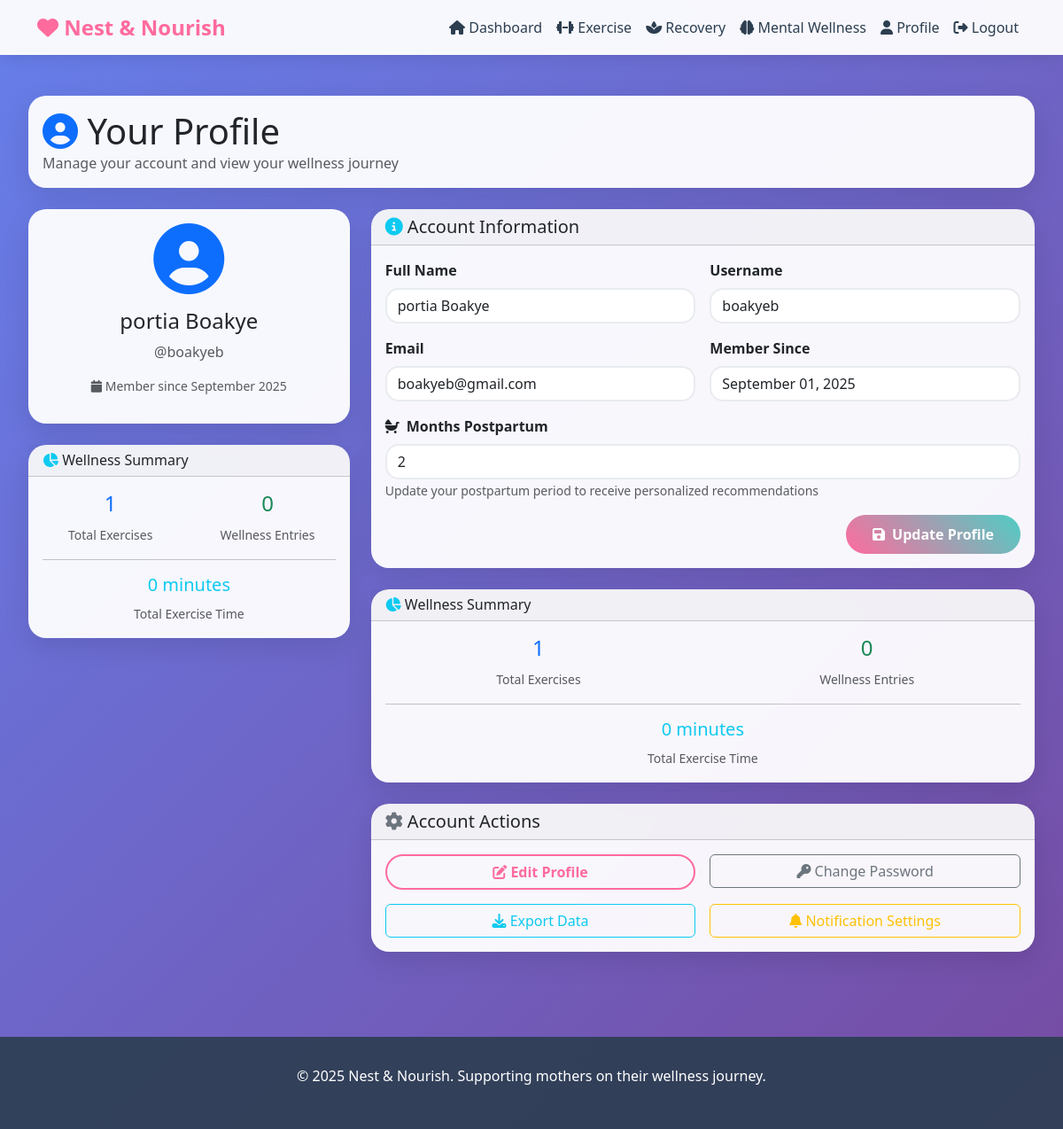
The page /profile (signed in) on the database its author committed.
### app.py (models this page shows)
class User(UserMixin, db.Model):
    id = db.Column(db.Integer, primary_key=True)
    username = db.Column(db.String(80), unique=True, nullable=False)
    email = db.Column(db.String(120), unique=True, nullable=False)
    password_hash = db.Column(db.String(120), nullable=False)
    full_name = db.Column(db.String(100), nullable=False)
    date_joined = db.Column(db.DateTime, default=datetime.utcnow)
    postpartum_months = db.Column(db.Integer, default=0)
    is_admin = db.Column(db.Boolean, default=False)
    exercises = db.relationship('Exercise', backref='user', lazy=True)
    wellness_entries = db.relationship('WellnessEntry', backref='user', lazy=True)
    progress_entries = db.relationship('ProgressEntry', backref='user', lazy=True)

### app.py (the view)
@app.route('/profile', methods=['GET', 'POST'])
def profile():
    if 'user_id' not in session:
        flash('Please log in to access your profile.', 'warning')
        return redirect(url_for('login'))
    user = User.query.get(session['user_id'])
    if not user:
        flash('User not found. Please log in again.', 'danger')
        session.clear()
        return redirect(url_for('login'))
    if request.method == 'POST':
        user.postpartum_months = int(request.form.get('postpartum_months', user.postpartum_months))
        user.full_name = request.form.get('full_name', user.full_name)
        db.session.commit()
        flash('Profile updated successfully!', 'success')
        return redirect(url_for('profile'))
    return render_template('profile.html', user=user)

### app.py (called while the page is built)
@login_manager.user_loader
def load_user(user_id):
    return User.query.get(int(user_id))

### templates/profile.html (shortened to what this page needs)
{% extends "base.html" %}
{% block content %}
<div class="container-custom">
    <div class="row">
        <div class="col-12">
            <div class="card mb-4">
                <div class="card-body">
                    <h1 class="mb-0">
                        <i class="fas fa-user-circle text-primary"></i> Your Profile
                    </h1>
                    <p class="text-muted mb-0">Manage your account and view your wellness journey</p>
                </div>
            </div>
        </div>
    </div>
    <div class="row g-4">
        <div class="col-lg-4">
            <div class="card">
                <div class="card-body text-center">
                    <i class="fas fa-user-circle fa-5x text-primary mb-3"></i>
                    <h4>{{ user.full_name }}</h4>
                    <p class="text-muted">@{{ user.username }}</p>
                    <p class="small text-muted">
                        <i class="fas fa-calendar"></i>
                        Member since {{ user.date_joined.strftime('%B %Y') if user.date_joined else '' }}
                    </p>
                </div>
            </div>
            <div class="card mt-4">
                <div class="card-header">
                    <h6 class="mb-0">
                        <i class="fas fa-chart-pie text-info"></i> Wellness Summary
                    </h6>
                </div>
                <div class="card-body">
                    <div class="row text-center">
                        <div class="col-6">
                            <h4 class="text-primary">
                                {{ user.exercises|length }}
                            </h4>
                            <small class="text-muted">Total Exercises</small>
                        </div>
                        <div class="col-6">
                            <h4 class="text-success">
                                {{ user.wellness_entries|length if user.wellness_entries is not none else 0 }}
                            </h4>
                            <small class="text-muted">Wellness Entries</small>
                        </div>
                    </div>
                    {% if user.exercises %}
                        {% set total_minutes = 0 %}
                        {% for ex in user.exercises %}
                            {% if ex.duration is defined %}
                                {% set total_minutes = total_minutes + ex.duration %}
                            {% endif %}
                        {% endfor %}
                        <hr>
                        <div class="text-center">
                            <h5 class="text-info">{{ total_minutes }} minutes</h5>
                            <small class="text-muted">Total Exercise Time</small>
                        </div>
                    {% endif %}
                </div>
            </div>
        </div>
        <div class="col-lg-8">
            <div class="card">
                <div class="card-header">
                    <h5 class="mb-0">
                        <i class="fas fa-info-circle text-info"></i> Account Information
                    </h5>
                </div>
                <div class="card-body">
                    <form method="POST" action="{{ url_for('profile') }}">
                        <div class="row g-3">
                            <div class="col-md-6">
                                <label class="form-label fw-bold">Full Name</label>
                                <input type="text" class="form-control" value="{{ user.full_name }}" readonly>
                            </div>
                            <div class="col-md-6">
                                <label class="form-label fw-bold">Username</label>
                                <input type="text" class="form-control" value="{{ user.username }}" readonly>
                            </div>
                            <div class="col-md-6">
                                <label class="form-label fw-bold">Email</label>
                                <input type="email" class="form-control" value="{{ user.email }}" readonly>
                            </div>
                            <div class="col-md-6">
                                <label class="form-label fw-bold">Member Since</label>
                                <input type="text" class="form-control"
                                       value="{{ user.date_joined.strftime('%B %d, %Y') if user.date_joined else '' }}"
                                       readonly>
                            </div>
                            <div class="col-md-12">
                                <div class="form-group">
                                    <label class="form-label fw-bold" for="postpartum_months">
                                        <i class="fas fa-baby-carriage me-2"></i>Months Postpartum
                                    </label>
                                    <input type="number" class="form-control" id="postpartum_months"
                                           name="postpartum_months" value="{{ user.postpartum_months }}"
                                           min="0" max="24" required>
                                    <small class="form-text text-muted">
                                        Update your postpartum period to receive personalized recommendations
                                    </small>
                                </div>
                            </div>
                            <div class="col-12 text-end">
                                <button type="submit" class="btn btn-primary">
                                    <i class="fas fa-save me-2"></i>Update Profile
                                </button>
                            </div>
                        </div>
                    </form>
                </div>
            </div>
            <div class="card mt-4">
  <div class="card-header">
    <h6 class="mb-0">
      <i class="fas fa-chart-pie text-info"></i> Wellness Summary
    </h6>
  </div>
  <div class="card-body">
    <div class="row text-center">
      <div class="col-6">
        <h4 class="text-primary">
          {{ (user.exercises|length) if user.exercises is defined else 0 }}
        </h4>
        <small class="text-muted">Total Exercises</small>
      </div>
      <div class="col-6">
        <h4 class="text-success">
          {{ (user.wellness_entries|length) if (user.wellness_entries is defined and user.wellness_entries) else 0 }}
        </h4>
        <small class="text-muted">Wellness Entries</small>
      </div>
    </div>
    {% if user.exercises is defined and user.exercises %}
      {% set total_minutes = 0 %}
      {% for ex in user.exercises %}
        {% if ex.duration is defined and ex.duration %}
          {% set total_minutes = total_minutes + ex.duration %}
        {% endif %}
      {% endfor %}
      <hr>
      <div class="text-center">
        <h5 class="text-info">{{ total_minutes }} minutes</h5>
        <small class="text-muted">Total Exercise Time</small>
      </div>
    {% endif %}
  </div>
</div>
            <div class="card mt-4">
                <div class="card-header">
                    <h5 class="mb-0">
                        <i class="fas fa-cog text-secondary"></i> Account Actions
                    </h5>
                </div>
                <div class="card-body">
                    <div class="row g-3">
                        <div class="col-md-6">
                            <button class="btn btn-outline-primary w-100">
                                <i class="fas fa-edit"></i> Edit Profile
                            </button>
                        </div>
                        <div class="col-md-6">
                            <button class="btn btn-outline-secondary w-100">
                                <i class="fas fa-key"></i> Change Password
                            </button>
                        </div>
                        <div class="col-md-6">
                            <button class="btn btn-outline-info w-100">
                                <i class="fas fa-download"></i> Export Data
                            </button>
                        </div>
                        <div class="col-md-6">
                            <button class="btn btn-outline-warning w-100">
                                <i class="fas fa-bell"></i> Notification Settings
                            </button>
                        </div>
                    </div>
                </div>
            </div>
        </div>
    </div>
</div>
{% endblock %}

### templates/base.html (style rules this page uses)
:root { --primary-color: #ff6b9d; --secondary-color: #4ecdc4; --accent-color: #ffe066; --text-color: #2c3e50; --bg-gradient: linear-gradient(135deg, #667eea 0%, #764ba2 100%); --card-shadow: 0 10px 30px rgba(0,0,0,0.1); }
body { font-family: 'Segoe UI', Tahoma, Geneva, Verdana, sans-serif; background: var(--bg-gradient); min-height: 100vh; color: var(--text-color); }
.card { border: none; border-radius: 20px; box-shadow: var(--card-shadow); background: rgba(255, 255, 255, 0.95); backdrop-filter: blur(10px); transition: transform 0.3s ease; }
.btn-primary { background: linear-gradient(45deg, var(--primary-color), var(--secondary-color)); border: none; border-radius: 25px; padding: 10px 30px; font-weight: 600; transition: all 0.3s ease; }
.btn-outline-primary { border: 2px solid var(--primary-color); color: var(--primary-color); border-radius: 25px; font-weight: 600; }
.form-control { border-radius: 15px; border: 2px solid #e9ecef; transition: all 0.3s ease; }
.container-custom { max-width: 1200px; margin: 0 auto; padding: 2rem; }

### rows shown on the page
User: full_name "portia Boakye", username "boakyeb", date_joined "September 2025", email "boakyeb@gmail.com", date_joined "September 01, 2025", postpartum_months "2"

### other values the page prints
{{ user.exercises|length }} "1"
{{ total_minutes }} "0"
{{ (user.exercises|length) if user.exercises is defined else 0 }} "1"
